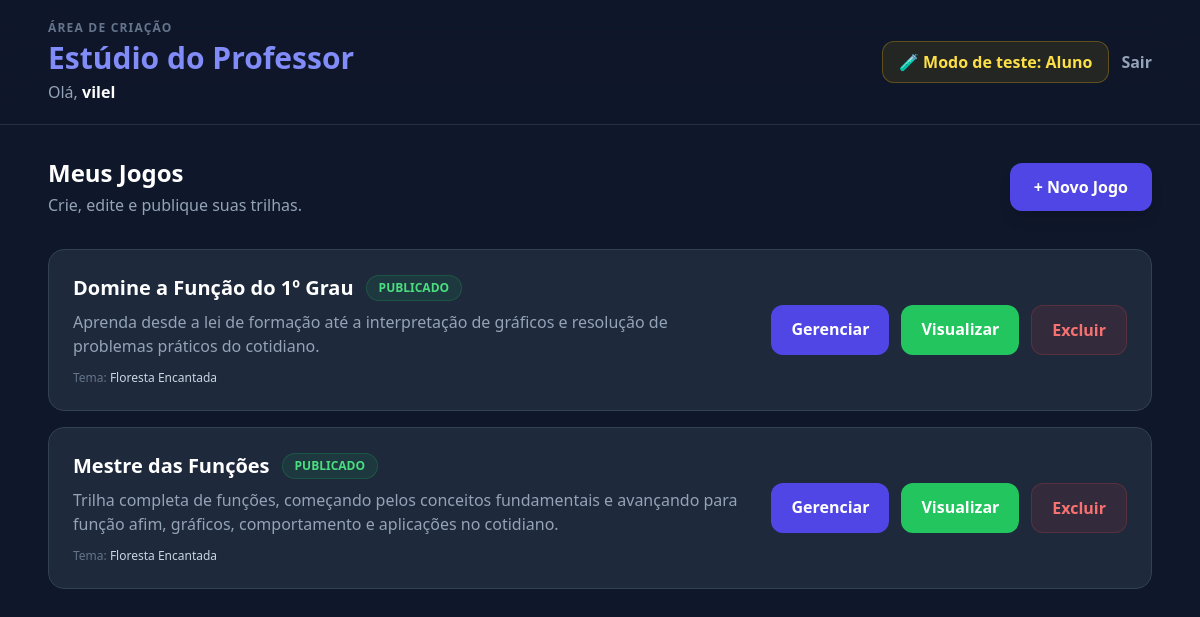
Page /estudio/ (signed in) on the committed database.
### curriculo/models.py (models this page shows, shortened)
class Disciplina(models.Model):
    TEMAS = [
        ('tema-padrao', 'Noite Escura (Padrão)'),
        ('tema-floresta', 'Floresta Encantada'),
        ('tema-deserto', 'Deserto Escaldante'),
        ('tema-masmorra', 'Masmorra Sombria'),
    ]
    nome = models.CharField(max_length=100)
    slug = models.SlugField(unique=True)
    descricao = models.TextField(blank=True)
    icone = models.CharField(max_length=50, default="book")
    ordem = models.PositiveIntegerField(default=1)
    ativo = models.BooleanField(default=True)
    autor = models.ForeignKey(User, on_delete=models.CASCADE, null=True, blank=True)
    tema = models.CharField(max_length=30, choices=TEMAS, default='tema-padrao')
    class Meta:
        ordering = ['ordem']
        verbose_name_plural = "Disciplinas"

### curriculo/views.py (the view)
@login_required
def dashboard_professor(request):
    papel = papel_efetivo(
        request
    )
    if papel != 'professor':
        return redirect(
            'dashboard_aluno'
        )
    minhas_trilhas = (
        Disciplina.objects
        .filter(
            autor=request.user
        )
        .order_by(
            'ordem',
            'nome',
        )
    )
    contexto = contexto_papel(
        request
    )
    contexto.update({
        'trilhas': minhas_trilhas,
        'dashboard_modo': 'professor',
    })
    return render(
        request,
        'curriculo/professor_dashboard.html',
        contexto,
    )

### curriculo/views.py (called while the page is built)
def obter_perfil(usuario):
    perfil, _ = PerfilUsuario.objects.get_or_create(
        usuario=usuario
    )
    return perfil

def papel_efetivo(request):
    perfil = obter_perfil(
        request.user
    )
    papel_teste = request.session.get(
        SESSAO_MODO_TESTE
    )
    if (
        getattr(settings, 'DEBUG', False)
        and papel_teste in (
            'aluno',
            'professor',
        )
    ):
        return papel_teste
    return perfil.tipo

def modo_teste_ativo(request):
    return (
        getattr(settings, 'DEBUG', False)
        and SESSAO_MODO_TESTE in request.session
    )

def contexto_papel(request):
    perfil = obter_perfil(
        request.user
    )
    papel = papel_efetivo(
        request
    )
    return {
        'perfil': perfil,
        'papel_oficial': perfil.tipo,
        'papel_efetivo': papel,
        'modo_teste_ativo': (
            modo_teste_ativo(request)
        ),
    }

### curriculo/templates/curriculo/professor_dashboard.html (shortened to what this page needs)
<!DOCTYPE html>
<html lang="pt-br">
<head>
    <script src="https://cdn.tailwindcss.com"></script>
</head>
<body
    class="bg-[#0f172a] text-white min-h-screen font-sans"
>
    <header
        class="border-b border-white/10 bg-slate-900/80 backdrop-blur-xl"
    >
        <div
            class="max-w-6xl mx-auto px-6 py-5 flex flex-wrap justify-between items-center gap-4"
        >
            <div>
                <p
                    class="text-xs uppercase tracking-widest text-slate-500 font-bold"
                >
                    Área de criação
                </p>
                <h1
                    class="text-3xl font-black text-indigo-400 mt-1"
                >
                    Estúdio do Professor
                </h1>
                <p
                    class="text-slate-400 mt-1"
                >
                    Olá,
                    <strong class="text-white">
                        {{ user.username }}
                    </strong>
                </p>
            </div>
            <div
                class="flex flex-wrap items-center gap-3"
            >
                {% if modo_teste_ativo %}
                    <a
                        href="{% url 'alternar_papel' %}"
                        class="bg-yellow-500/10 hover:bg-yellow-500 border border-yellow-500/30 text-yellow-300 hover:text-slate-900 font-bold px-4 py-2 rounded-xl transition"
                    >
                        🧪
                        Mudar para Aluno
                    </a>
                {% else %}
                    <a
                        href="{% url 'alternar_papel' %}"
                        class="bg-yellow-500/10 hover:bg-yellow-500 border border-yellow-500/30 text-yellow-300 hover:text-slate-900 font-bold px-4 py-2 rounded-xl transition"
                    >
                        🧪
                        Modo de teste: Aluno
                    </a>
                {% endif %}
                <form
                    action="{% url 'logout' %}"
                    method="post"
                >
                    <button
                        type="submit"
                        class="text-slate-400 hover:text-red-400 font-bold transition"
                    >
                        Sair
                    </button>
                </form>
            </div>
        </div>
    </header>
    <main
        class="max-w-6xl mx-auto px-6 py-8"
    >
        <div
            class="flex flex-wrap justify-between items-center gap-4 mb-8"
        >
            <div>
                <h2
                    class="text-2xl font-black"
                >
                    Meus Jogos
                </h2>
                <p
                    class="text-slate-400 mt-1"
                >
                    Crie, edite e publique suas trilhas.
                </p>
            </div>
            <a
                href="{% url 'criar_trilha' %}"
                class="bg-indigo-600 hover:bg-indigo-500 text-white font-black px-6 py-3 rounded-xl shadow-lg transition"
            >
                + Novo Jogo
            </a>
        </div>
        <div
            class="space-y-4"
        >
            {% for trilha in trilhas %}
                <article
                    class="bg-slate-800 border border-slate-700 rounded-2xl p-6 hover:border-indigo-500/50 transition"
                >
                    <div
                        class="flex flex-wrap justify-between items-center gap-5"
                    >
                        <div
                            class="flex-1 min-w-[250px]"
                        >
                            <div
                                class="flex flex-wrap items-center gap-3"
                            >
                                <h3
                                    class="text-xl font-black"
                                >
                                    {{ trilha.nome }}
                                </h3>
                                {% if trilha.ativo %}
                                    <span
                                        class="px-3 py-1 rounded-full text-xs font-black bg-green-500/10 text-green-400 border border-green-500/20"
                                    >
                                        PUBLICADO
                                    </span>
                                {% else %}
                                    <span
                                        class="px-3 py-1 rounded-full text-xs font-black bg-yellow-500/10 text-yellow-400 border border-yellow-500/20"
                                    >
                                        RASCUNHO
                                    </span>
                                {% endif %}
                            </div>
                            <p
                                class="text-slate-400 mt-2"
                            >
                                {{ trilha.descricao }}
                            </p>
                            <div
                                class="mt-3 text-xs text-slate-500"
                            >
                                Tema:
                                <span class="text-slate-300">
                                    {{ trilha.get_tema_display }}
                                </span>
                            </div>
                        </div>
                        <div
                            class="flex flex-wrap gap-3"
                        >
                            <a
                                href="{% url 'editar_trilha' trilha.id %}"
                                class="bg-indigo-600 hover:bg-indigo-500 text-white font-bold px-5 py-3 rounded-xl transition"
                            >
                                Gerenciar
                            </a>
                            <a
                                href="{% url 'trilha' trilha.id %}"
                                class="bg-green-500 hover:bg-green-400 text-white font-bold px-5 py-3 rounded-xl transition"
                            >
                                Visualizar
                            </a>
                            <form
                                action="{% url 'deletar_trilha' trilha.id %}"
                                method="post"
                                onsubmit="return confirm('Tem certeza que deseja excluir este jogo? Esta ação não pode ser desfeita.');"
                            >
                                <button
                                    type="submit"
                                    class="bg-red-500/10 hover:bg-red-500 text-red-400 hover:text-white border border-red-500/20 font-bold px-5 py-3 rounded-xl transition"
                                >
                                    Excluir
                                </button>
                            </form>
                        </div>
                    </div>
                </article>
            {% endfor %}
        </div>
    </main>
</body>
</html>

### rows in the picture
Disciplina: nome "Domine a Função do 1º Grau", ativo "PUBLICADO", descricao "Aprenda desde a lei de formação até a interpretação de gráficos e resolução de problemas práticos do cotidiano.", tema "Floresta Encantada"
Disciplina: nome "Mestre das Funções", ativo "PUBLICADO", descricao "Trilha completa de funções, começando pelos conceitos fundamentais e avançando para função afim, gráficos, comportamento e aplicações no cotidiano.", tema "Floresta Encantada"

### other values in the picture
{{ user.username }} "vilel"
